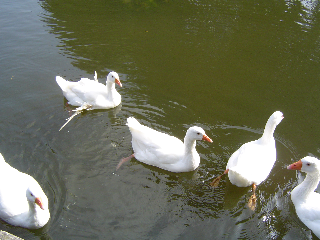
#> input picture Code/Others/examples_CRF/im1.png, 320 x 240 px
$ python inference.py
#> lines starting #> are read from the running program, lines starting #| are printed output that depends on the picture
"""
Adapted from the inference.py to demonstate the usage of the util functions.
"""

import sys
import numpy as np
import pydensecrf.densecrf as dcrf

# Get im{read,write} from somewhere.
try:
    from cv2 import imread, imwrite
except ImportError:
    # Note that, sadly, skimage unconditionally import scipy and matplotlib,
    # so you'll need them if you don't have OpenCV. But you probably have them.
    from skimage.io import imread, imsave
    imwrite = imsave
    # TODO: Use scipy instead.

from pydensecrf.utils import unary_from_labels, create_pairwise_bilateral, create_pairwise_gaussian

# [10 lines of commented-out code are left out]

fn_im = 'im1.png'
fn_anno = 'anno1.png'
fn_output = 'out1.png'

##################################
### Read images and annotation ###
##################################
img = imread(fn_im)
#> img is the input picture: shape (240, 320, 3); mean B, G, R 88.3, 109.6, 106.9

# Convert the annotation's RGB color to a single 32-bit integer color 0xBBGGRR
anno_rgb = imread(fn_anno).astype(np.uint32)
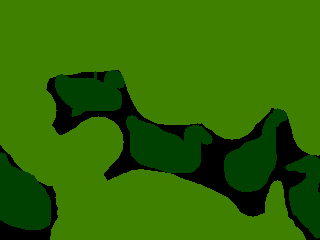
#> input picture Code/Others/examples_CRF/anno1.png, 320 x 240 px
anno_lbl = anno_rgb[:,:,0] + (anno_rgb[:,:,1] << 8) + (anno_rgb[:,:,2] << 16)
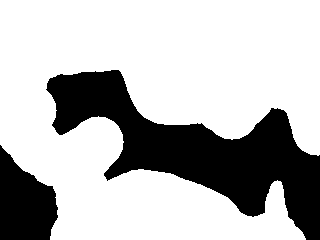
#> anno_lbl: shape (240, 320) uint32; min 0, max 4227072, mean 3065123.8; drawn with min black and max white

# Convert the 32bit integer color to 1, 2, ... labels.
# Note that all-black, i.e. the value 0 for background will stay 0.
colors, labels = np.unique(anno_lbl, return_inverse=True)
#> colors = [0, 16384, 4227072]

# But remove the all-0 black, that won't exist in the MAP!
HAS_UNK = 0 in colors
#> HAS_UNK = True
if HAS_UNK:
    print("Found a full-black pixel in annotation image, assuming it means 'unknown' label, and will thus not be present in the output!")
    print("If 0 is an actual label for you, consider writing your own code, or simply giving your labels only non-zero values.")
    colors = colors[1:]
#> colors = [16384, 4227072]
#else:
#    print("No single full-black pixel found in annotation image. Assuming there's no 'unknown' label!")

# And create a mapping back from the labels to 32bit integer colors.
colorize = np.empty((len(colors), 3), np.uint8)
#> colorize = [[177, 123, 201], [251, 161, 85]]
colorize[:,0] = (colors & 0x0000FF)
colorize[:,1] = (colors & 0x00FF00) >> 8
colorize[:,2] = (colors & 0xFF0000) >> 16

# Compute the number of classes in the label image.
# We subtract one because the number shouldn't include the value 0 which stands
# for "unknown" or "unsure".
n_labels = len(set(labels.flat)) - int(HAS_UNK)
#> n_labels = 2
print(n_labels, " labels", (" plus \"unknown\" 0: " if HAS_UNK else ""), set(labels.flat))
#| 2  labels  plus "unknown" 0:  {0, 1, 2}

###########################
### Setup the CRF model ###
###########################
# use_2d = False
use_2d = True
if use_2d:
    print("Using 2D specialized functions")

    # Example using the DenseCRF2D code
#> (the run stopped early here; a loop or call above may not have finished)
